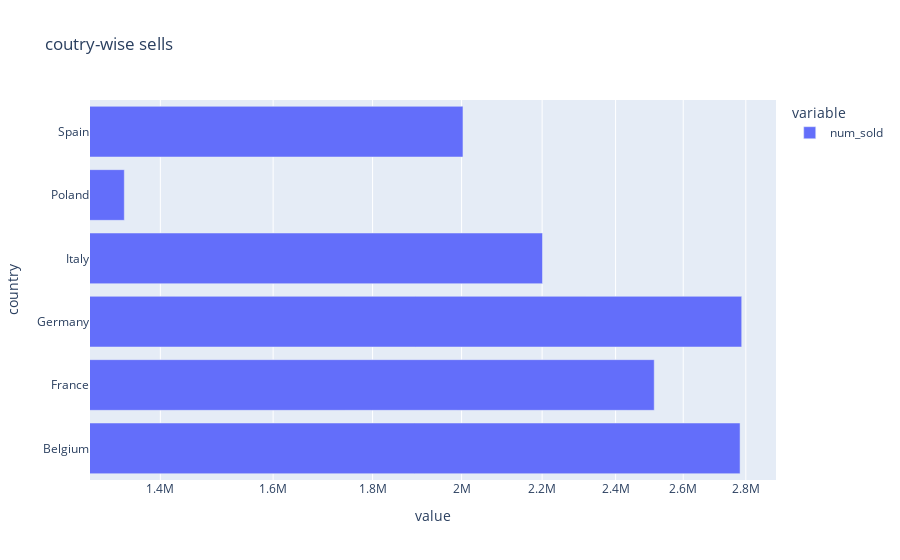

Notebook cell for this chart:
### Code cell
#gradual development...applying log to x axis
px.bar(df.groupby('country')['num_sold'].sum(), orientation='h',title='coutry-wise sells',log_x=True)

### Figure 1 — Plotly figure (JSON) as saved in the notebook; plotly's stock layout.template omitted (floating-point values rounded to 4 significant figures)
{"data": [{"alignmentgroup": "True", "hovertemplate": "variable=num_sold<br>value=%{x}<br>country=%{y}<extra></extra>", "legendgroup": "num_sold", "marker": {"color": "#636efa", "pattern": {"shape": ""}}, "name": "num_sold", "offsetgroup": "num_sold", "orientation": "h", "showlegend": true, "textposition": "auto", "type": "bar", "x": [2781050, 2512319, 2786415, 2201092, 1341545, 2003238], "xaxis": "x", "y": ["Belgium", "France", "Germany", "Italy", "Poland", "Spain"], "yaxis": "y"}], "layout": {"barmode": "relative", "legend": {"title": {"text": "variable"}, "tracegroupgap": 0}, "title": {"text": "coutry-wise sells"}, "xaxis": {"anchor": "y", "domain": [0.0, 1.0], "title": {"text": "value"}, "type": "log"}, "yaxis": {"anchor": "x", "domain": [0.0, 1.0], "title": {"text": "country"}}}}
